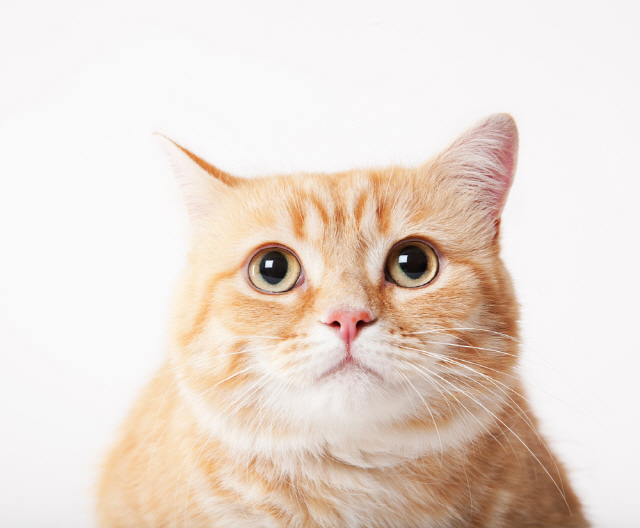
#> input picture cat.jpg, 640 x 528 px, found by its file name
$ python a.py
#> lines starting #> are read from the running program, lines starting #| are printed output that depends on the picture
#> further down, image is the input picture: PIL image 640x528 RGB; mean R, G, B 233.5, 220.2, 210.6
import numpy as np
from PIL import Image
from sklearn.cluster import KMeans


def posterize_kmeans(image, n_colors):
#> called with n_colors = 4
    img_array = np.array(image)
    h, w, d = img_array.shape
#> h = 528; w = 640; d = 3
    img_array = img_array.reshape(-1, d)

    kmeans = KMeans(n_clusters=n_colors, random_state=0).fit(img_array)
    new_colors = kmeans.cluster_centers_[kmeans.predict(img_array)]

    new_image = new_colors.reshape(h, w, d)
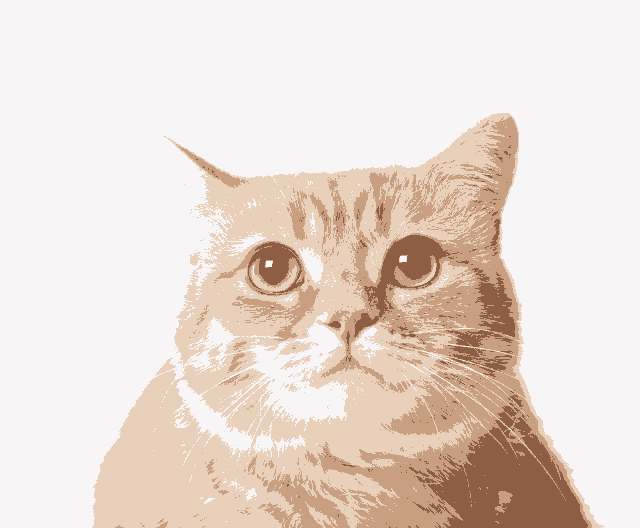
#> new_image: shape (528, 640, 3) float64; mean of channels 0, 1, 2 233.5, 220.2, 210.7; drawn as R, G, B
    new_image = np.uint8(new_image)
    return Image.fromarray(new_image)


# 画像をポスタリゼーション
n_colors = 4
image_path = "/Users/chosunghwa/Desktop/workspace/opencv_pra/cat.jpg"
image = Image.open(image_path)
posterized_image = posterize_kmeans(image, n_colors)
posterized_image.show()

$ run again, with IMG.JPG copied over cat.jpg
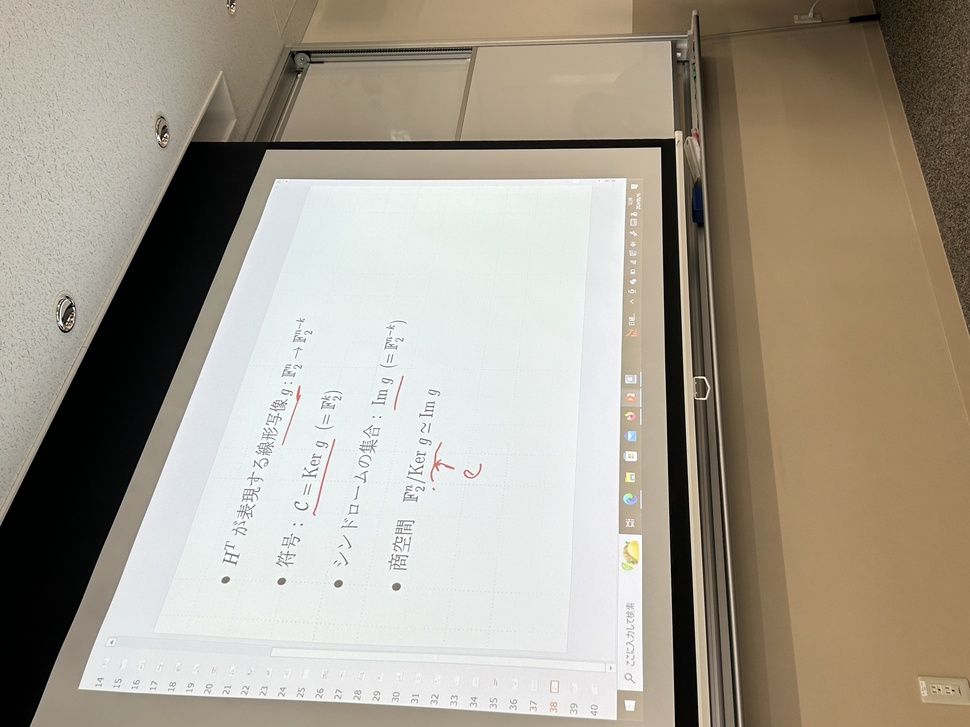
#> input picture IMG.JPG, 970 x 727 px, shrunk from 4032 x 3024 before the run, found by its file name
#> image is the input picture: PIL image 970x727 RGB; mean R, G, B 165.7, 157.7, 143.7
#> in posterize_kmeans, `new_image = new_colors.reshape(h, w, d)`:
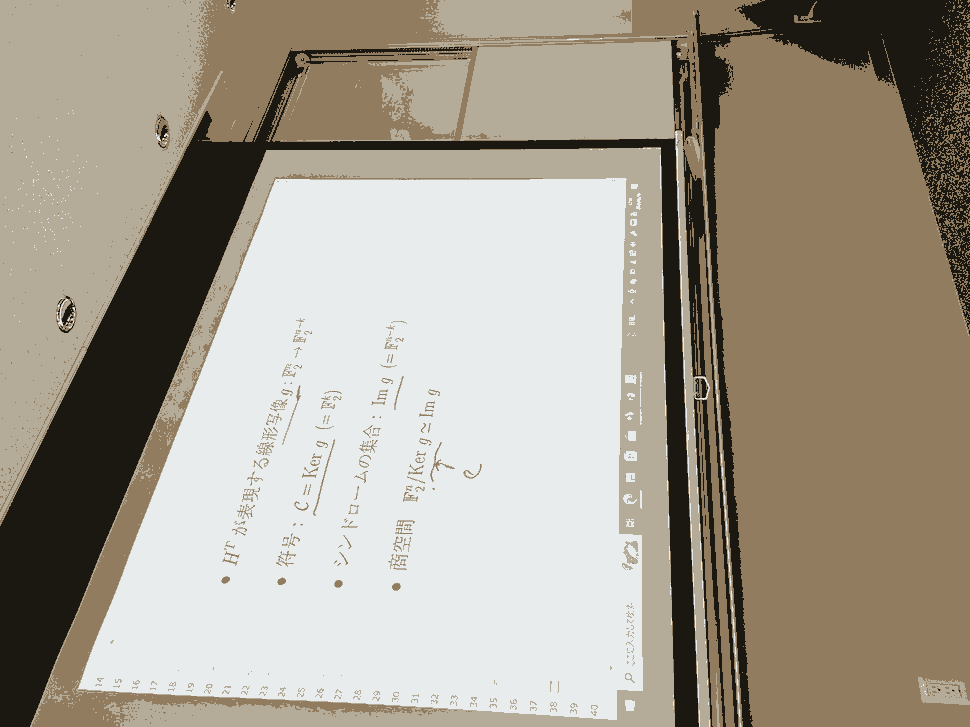
#> new_image: shape (727, 970, 3) float64; mean of channels 0, 1, 2 165.6, 157.6, 143.6; drawn as R, G, B
